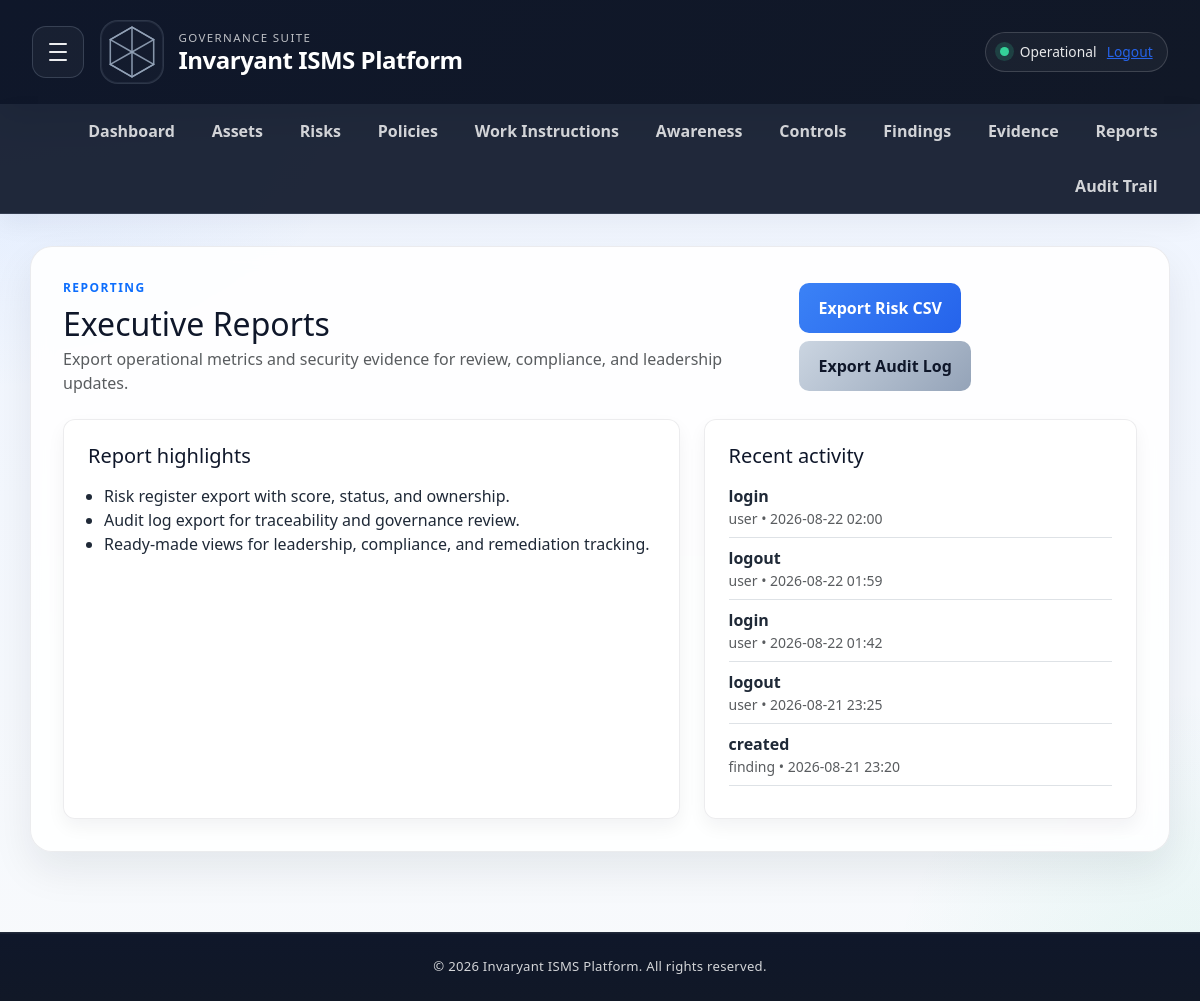
The app's page /reports (signed in), older data.
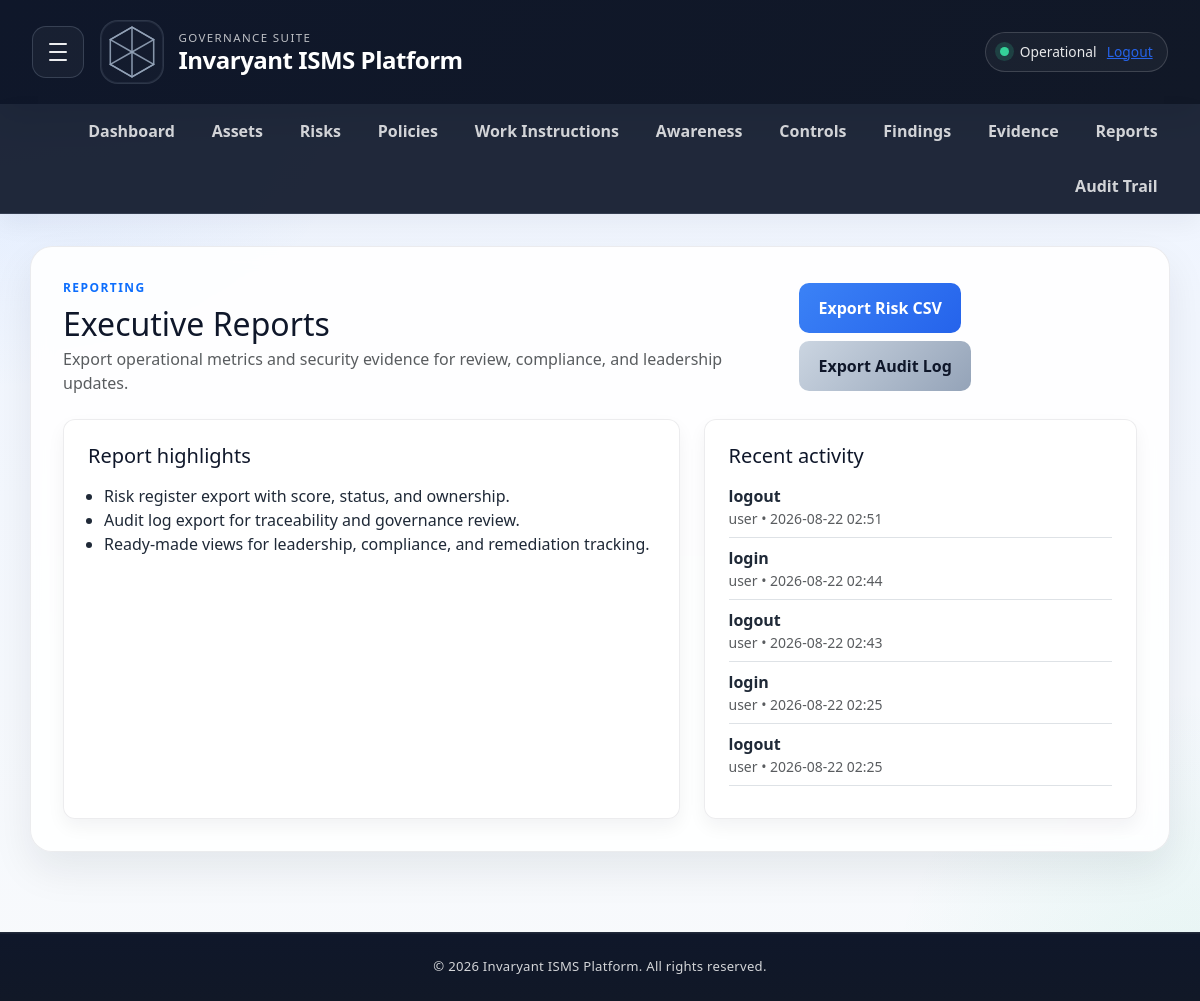
The same page, newer data.
### app/models.py (models this page shows, shortened)
class AuditEvent(db.Model):
    __tablename__ = 'audit_events'
    id = db.Column(db.Integer, primary_key=True)
    tenant_id = db.Column(db.Integer, db.ForeignKey('tenants.id'), nullable=False, default=1)
    user_id = db.Column(db.Integer, db.ForeignKey('users.id'), nullable=True)
    entity_type = db.Column(db.String(100), nullable=False)
    entity_id = db.Column(db.Integer, nullable=True)
    action = db.Column(db.String(100), nullable=False)
    before_value = db.Column(db.Text, nullable=True)
    after_value = db.Column(db.Text, nullable=True)
    ip_address = db.Column(db.String(64), nullable=True)
    signature_hash = db.Column(db.String(128), nullable=True)
    signed_change = db.Column(db.Text, nullable=True)
    created_at = db.Column(db.DateTime, default=datetime.utcnow)
    user = db.relationship('User', backref='audit_events')

### app/routes.py (the view)
@main.route('/reports')
@login_required
@require_roles('admin', 'security_manager', 'auditor')
def reports_index():
    recent_events = AuditEvent.query.filter_by(tenant_id=current_user.tenant_id).order_by(AuditEvent.created_at.desc()).limit(5).all()
    return render_template('reports.html', recent_events=recent_events)

### app/routes.py (called while the page is built)
def user_has_role(user, *allowed_roles):
    if not user or not getattr(user, 'is_authenticated', False):
        return False
    role_name = user.role.name if user.role else 'user'
    return role_name in allowed_roles or role_name == 'admin'

def require_roles(*allowed_roles):
    def decorator(func):
        @wraps(func)
        @login_required
        def wrapped(*args, **kwargs):
            if not current_user.is_authenticated:
                flash('Please log in to continue.')
                return redirect(url_for('main.login'))
            if not user_has_role(current_user, *allowed_roles):
                flash('You do not have permission to access this page.')
                return redirect(url_for('main.index'))
            return func(*args, **kwargs)
        return wrapped
    return decorator

### app/templates/reports.html (shortened to what this page needs)
{% extends "base.html" %}
{% block content %}
<div class="d-flex flex-column flex-lg-row justify-content-between align-items-lg-center mb-4 gap-3">
    <div>
        <p class="text-uppercase fw-bold text-primary mb-2" style="letter-spacing: 0.12em; font-size: 0.75rem;">Reporting</p>
        <h2 class="mb-1">Executive Reports</h2>
        <p class="text-muted mb-0">Export operational metrics and security evidence for review, compliance, and leadership updates.</p>
    </div>
    <div class="d-flex flex-wrap gap-2">
        <a href="/reports/risks.csv" class="btn btn-primary">Export Risk CSV</a>
        <a href="/reports/audit-log.csv" class="btn btn-secondary">Export Audit Log</a>
    </div>
</div>
<div class="row g-4">
    <div class="col-lg-7">
        <div class="info-card h-100">
            <h5 class="mb-3">Report highlights</h5>
            <ul class="mb-0 ps-3">
                <li>Risk register export with score, status, and ownership.</li>
                <li>Audit log export for traceability and governance review.</li>
                <li>Ready-made views for leadership, compliance, and remediation tracking.</li>
            </ul>
        </div>
    </div>
    <div class="col-lg-5">
        <div class="info-card h-100">
            <h5 class="mb-3">Recent activity</h5>
            {% if recent_events %}
                <ul class="list-unstyled mb-0">
                    {% for event in recent_events %}
                        <li class="mb-2 pb-2 border-bottom">
                            <strong>{{ event.action }}</strong>
                            <div class="text-muted small">{{ event.entity_type }} • {{ event.created_at.strftime('%Y-%m-%d %H:%M') }}</div>
                        </li>
                    {% endfor %}
                </ul>
            {% else %}
                <p class="text-muted mb-0">No recent activity recorded yet.</p>
            {% endif %}
        </div>
    </div>
</div>
{% endblock %}

Row changes from the older to the newer data that the page shows:
no longer on this page (row unchanged): AuditEvent: action "login", entity_type "user", created_at "2026-08-22 02:00"
no longer on this page (row unchanged): AuditEvent: action "logout", entity_type "user", created_at "2026-08-22 01:59"
no longer on this page (row unchanged): AuditEvent: action "login", entity_type "user", created_at "2026-08-22 01:42"
no longer on this page (row unchanged): AuditEvent: action "logout", entity_type "user", created_at "2026-08-21 23:25"
no longer on this page (row unchanged): AuditEvent: action "created", entity_type "finding", created_at "2026-08-21 23:20"
added AuditEvent: action "logout", entity_type "user", created_at "2026-08-22 02:51"
added AuditEvent: action "login", entity_type "user", created_at "2026-08-22 02:44"
added AuditEvent: action "logout", entity_type "user", created_at "2026-08-22 02:43"
added AuditEvent: action "login", entity_type "user", created_at "2026-08-22 02:25"
added AuditEvent: action "logout", entity_type "user", created_at "2026-08-22 02:25"
